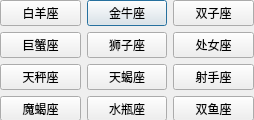
<?xml version="1.0" encoding="UTF-8"?>
<ui version="4.0">
 <class>Dialog_xz</class>
 <widget class="QDialog" name="Dialog_xz">
  <property name="geometry">
   <rect>
    <x>0</x>
    <y>0</y>
    <width>254</width>
    <height>120</height>
   </rect>
  </property>
  <property name="minimumSize">
   <size>
    <width>254</width>
    <height>120</height>
   </size>
  </property>
  <property name="maximumSize">
   <size>
    <width>254</width>
    <height>120</height>
   </size>
  </property>
  <property name="windowTitle">
   <string>Dialog</string>
  </property>
  <widget class="QWidget" name="gridLayoutWidget">
   <property name="geometry">
    <rect>
     <x>0</x>
     <y>0</y>
     <width>254</width>
     <height>121</height>
    </rect>
   </property>
   <layout class="QGridLayout" name="gridLayout">
    <item row="0" column="2">
     <widget class="QPushButton" name="pushButton_jinniu">
      <property name="text">
       <string>金牛座</string>
      </property>
     </widget>
    </item>
    <item row="1" column="1">
     <widget class="QPushButton" name="pushButton_juxie">
      <property name="text">
       <string>巨蟹座</string>
      </property>
     </widget>
    </item>
    <item row="2" column="3">
     <widget class="QPushButton" name="pushButton_sheshou">
      <property name="text">
       <string>射手座</string>
      </property>
     </widget>
    </item>
    <item row="0" column="3">
     <widget class="QPushButton" name="pushButton_shuangzi">
      <property name="text">
       <string>双子座</string>
      </property>
     </widget>
    </item>
    <item row="2" column="1">
     <widget class="QPushButton" name="pushButton_tiancheng">
      <property name="text">
       <string>天秤座</string>
      </property>
     </widget>
    </item>
    <item row="1" column="3">
     <widget class="QPushButton" name="pushButton_chunv">
      <property name="text">
       <string>处女座</string>
      </property>
     </widget>
    </item>
    <item row="0" column="1">
     <widget class="QPushButton" name="pushButton_baiyang">
      <property name="text">
       <string>白羊座</string>
      </property>
     </widget>
    </item>
    <item row="1" column="2">
     <widget class="QPushButton" name="pushButton_sanguang">
      <property name="text">
       <string>狮子座</string>
      </property>
     </widget>
    </item>
    <item row="2" column="2">
     <widget class="QPushButton" name="pushButton_tianxie">
      <property name="text">
       <string>天蝎座</string>
      </property>
     </widget>
    </item>
    <item row="3" column="1">
     <widget class="QPushButton" name="pushButton_moxie">
      <property name="text">
       <string>魔蝎座</string>
      </property>
     </widget>
    </item>
    <item row="3" column="2">
     <widget class="QPushButton" name="pushButton_shuiping">
      <property name="text">
       <string>水瓶座</string>
      </property>
     </widget>
    </item>
    <item row="3" column="3">
     <widget class="QPushButton" name="pushButton_shuangyu">
      <property name="text">
       <string>双鱼座</string>
      </property>
     </widget>
    </item>
   </layout>
  </widget>
 </widget>
 <resources/>
 <connections/>
</ui>
